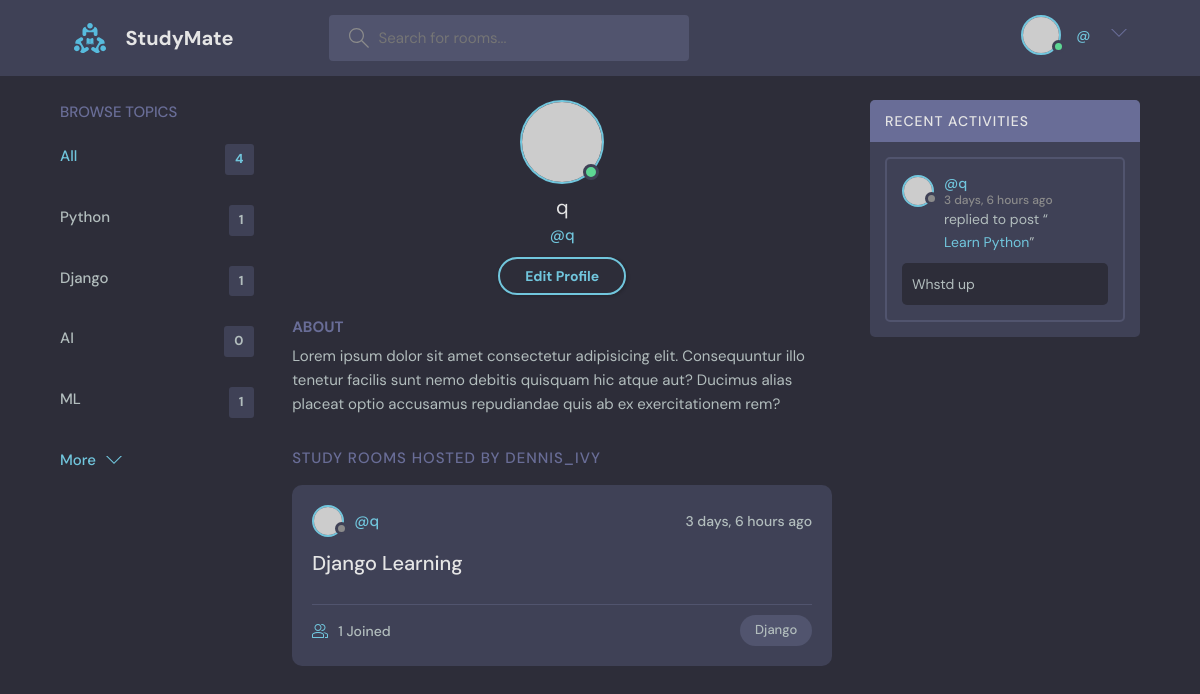
The page /profile/2 on the database its author committed.
### base/models.py (models this page shows, shortened)
class Topic(models.Model):
    name = models.CharField(max_length=200)

class Room(models.Model):
    host = models.ForeignKey(User,on_delete=models.SET_NULL,null=True)
    topic = models.ForeignKey(Topic,on_delete=models.SET_NULL,null=True)
    name = models.CharField(max_length=200)
    description = models.TextField(blank=True,null=True)
    participants = models.ManyToManyField(User, related_name='participants',blank=True)
    updated = models.DateTimeField(auto_now=True)
    created = models.DateTimeField(auto_now_add=True)
    class Meta:
        ordering = ['-updated','-created']
    def __str__(self):
        return self.name

class Message(models.Model):
    user = models.ForeignKey(User,on_delete=models.CASCADE)
    room = models.ForeignKey(Room,on_delete=models.CASCADE)
    body = models.TextField()
    updated = models.DateTimeField(auto_now=True)
    created = models.DateTimeField(auto_now_add=True)
    class Meta:
        ordering = ['-updated','-created']

### base/views.py (the view)
# urls.py: path('profile/<str:pk>',views.userProfile,name='profile'),
def userProfile(request,pk):
    user = User.objects.get(id=pk)
    rooms = user.room_set.all()
    room_messages = user.message_set.all()
    topics = Topic.objects.all()
    context = {
        'user':user,
        'rooms':rooms,
        'room_messages':room_messages,
        'topics':topics,
    }
    return render(request,'base/profile.html',context)

### templates/base/profile.html
{% extends "main.html" %}
{% block content %}
<main class="profile-page layout layout--3">
  <div class="container">
    {% include "base/topics_component.html" %}
    <div class="roomList">
      <div class="profile">
        <div class="profile__avatar">
          <div class="avatar avatar--large active">
            <img src="https://randomuser.me/api/portraits/men/11.jpg" />
          </div>
        </div>
        <div class="profile__info">
          <h3>{{user.username}}</h3>
          <p>@{{user.username}}</p>
          <a href="edit-user.html" class="btn btn--main btn--pill">Edit Profile</a>
        </div>
        <div class="profile__about">
          <h3>About</h3>
          <p>
            Lorem ipsum dolor sit amet consectetur adipisicing elit. Consequuntur illo tenetur
            facilis sunt nemo debitis quisquam hic atque aut? Ducimus alias placeat optio
            accusamus repudiandae quis ab ex exercitationem rem?
          </p>
        </div>
      </div>
      <div class="roomList__header">
        <div>
          <h2>Study Rooms Hosted by dennis_ivy</a>
          </h2>
        </div>
      </div>
      {% include "base/feed_component.html" %}
    </div>
    {% include "base/activity_component.html" %}
  </div>
</main>
{% endblock content %}

### templates/base/topics_component.html
<div class="topics">
    <div class="topics__header">
        <h2>Browse Topics</h2>
    </div>
    <ul class="topics__list">
        <li>
            <a href="{% url 'home' %}" class="active">All <span>{{topics.count}}</span></a>
        </li>
        {% for topic in topics %}
        <li>
            <a href="{% url 'home' %}?q={{topic.name}}">{{topic.name}} <span>{{topic.room_set.all.count}}</span></a>
        </li>
        {% endfor %}
    </ul>
    <a class="btn btn--link" href="topics.html">
        More
        <svg version="1.1" xmlns="http://www.w3.org/2000/svg" width="32" height="32" viewBox="0 0 32 32">
            <title>chevron-down</title>
            <path d="M16 21l-13-13h-3l16 16 16-16h-3l-13 13z"></path>
        </svg>
    </a>
</div>

### templates/base/feed_component.html (shortened to what this page needs)
{% for room in rooms %}
<div class="roomListRoom">
    <div class="roomListRoom__header">
      <a href="{% url 'profile' room.host.id %}" class="roomListRoom__author">
        <div class="avatar avatar--small">
          <img src="https://randomuser.me/api/portraits/women/11.jpg" />
        </div>
        <span>@{{room.host.username}}</span>
      </a>
      <div class="roomListRoom__actions">
        <span>{{room.created|timesince}} ago</span>
      </div>
    </div>
    <div class="roomListRoom__content">
      <a href="{% url 'room' room.id %}">{{room.name}}</a>
    </div>
    <div class="roomListRoom__meta">
      <a href="{% url 'room' room.id %}" class="roomListRoom__joined">
        {{room.participants.all.count}} Joined
      </a>
      <p class="roomListRoom__topic">{{room.topic.name}} </p>
    </div>
  </div>
{% endfor %}

### templates/base/activity_component.html (shortened to what this page needs)
<div class="activities">
    <div class="activities__header">
        <h2>Recent Activities</h2>
    </div>
    {% for message in room_messages %}
    <div class="activities__box">
        <div class="activities__boxHeader roomListRoom__header">
            <a href="{% url 'profile' message.user.id %}" class="roomListRoom__author">
                <div class="avatar avatar--small">
                    <img src="https://randomuser.me/api/portraits/women/11.jpg" />
                </div>
                <p>
                    @{{message.user}}
                    <span>{{message.created|timesince}} ago</span>
                </p>
            </a>
        </div>
        <div class="activities__boxContent">
            <p>replied to post “<a href="{% url 'room' message.room.id %}">{{message.room}}</a>”</p>
            <div class="activities__boxRoomContent">
                {{message.body}}
            </div>
        </div>
    </div>
    {% endfor %}
</div>

### rows shown on the page
Topic: name "Python", room_set.all.count "1"
Topic: name "Django", room_set.all.count "1"
Topic: name "AI", room_set.all.count "0"
Topic: name "ML", room_set.all.count "1"
Room: host.username "q", created "3 days, 6 hours", name "Django Learning", participants.all.count "1", topic.name "Django"
Message: user "q", created "3 days, 6 hours", room "Learn Python", body "Whstd up"

### other values the page prints
{{ topics.count }} "4"
{{ user.username }} "q"
